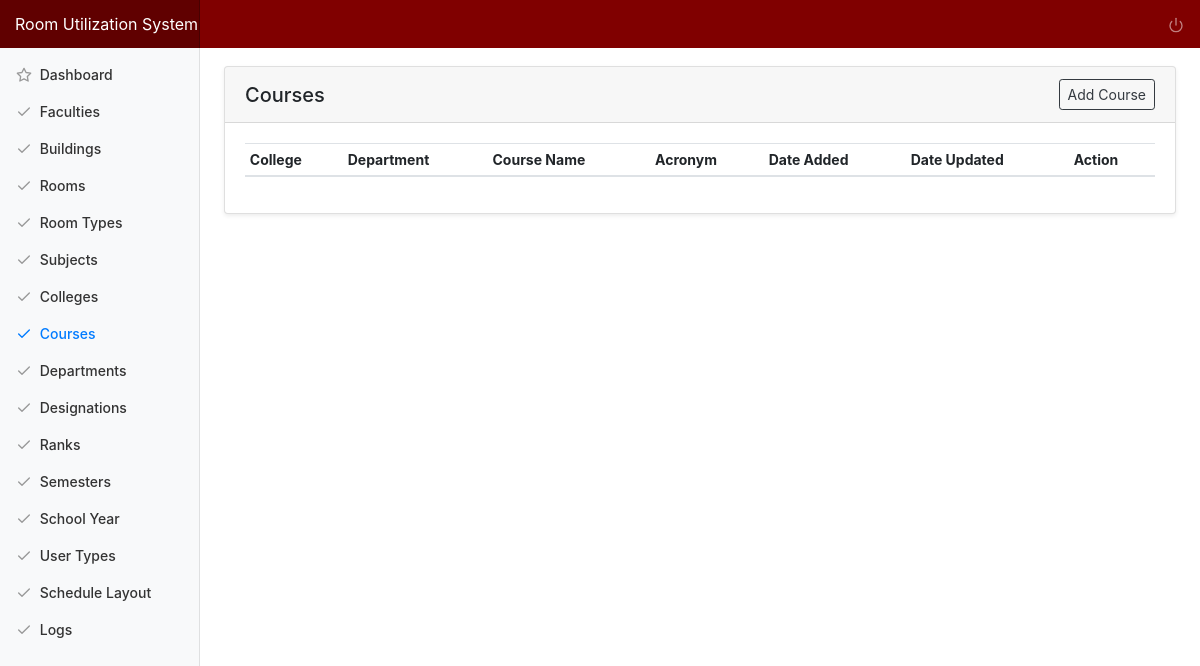
The page /index.php/admin/course on the database as committed earlier.
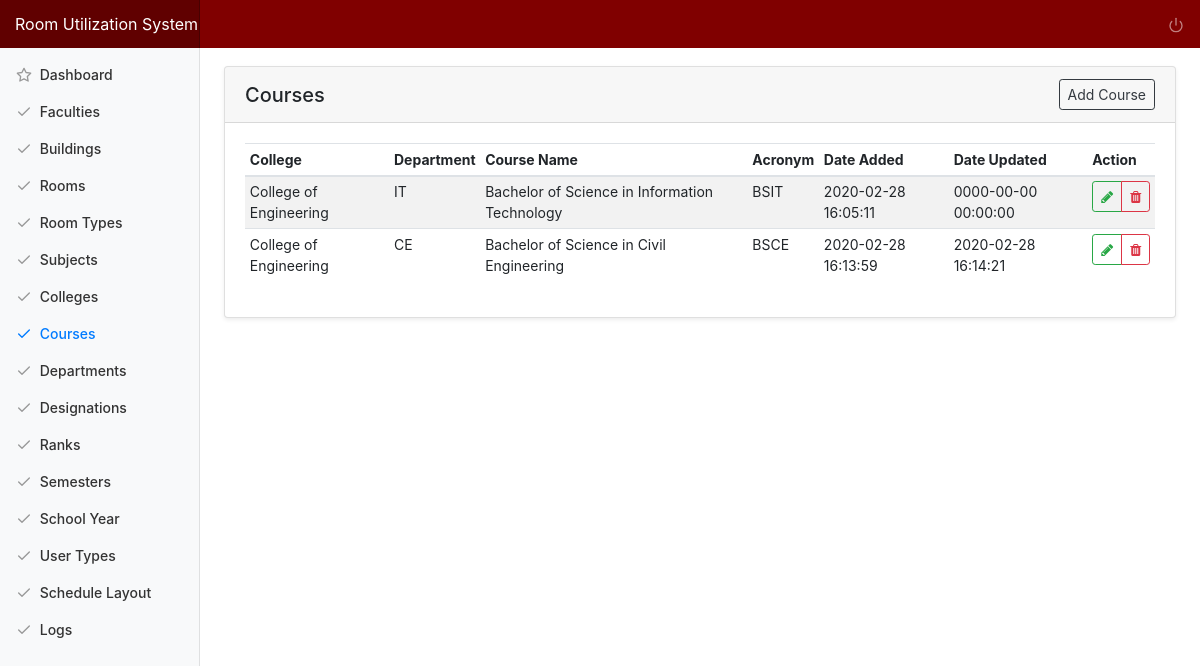
The same page on the database as committed later.
### tables this page shows
CREATE TABLE `tbl_course` (
  `course_id` int(10) NOT NULL,
  `college_id` int(10) NOT NULL,
  `department_id` int(11) NOT NULL,
  `course_name` varchar(255) NOT NULL,
  `course_abbr` varchar(20) NOT NULL,
  `course_added` datetime NOT NULL DEFAULT current_timestamp(),
  `course_modified` datetime NOT NULL DEFAULT '0000-00-00 00:00:00' ON UPDATE current_timestamp()
);

CREATE TABLE `tbl_college` (
  `college_id` int(11) NOT NULL,
  `college_name` varchar(250) NOT NULL,
  `college_abbr` varchar(20) NOT NULL,
  `college_added` datetime NOT NULL DEFAULT current_timestamp(),
  `college_modified` datetime NOT NULL DEFAULT '0000-00-00 00:00:00' ON UPDATE current_timestamp()
);

CREATE TABLE `tbl_department` (
  `department_id` int(10) NOT NULL,
  `college_id` int(11) NOT NULL,
  `department_name` varchar(255) NOT NULL,
  `department_added` datetime NOT NULL DEFAULT current_timestamp(),
  `department_modified` datetime NOT NULL DEFAULT '0000-00-00 00:00:00' ON UPDATE current_timestamp()
);

### application/controllers/Admin.php (called while the page is built, shortened)
<?php
class Admin extends CI_Controller {
	public function course(){
		$data['title'] = "Courses";
		$data['colleges'] = $this->main_model->getColleges();
		$data['courses'] = $this->main_model->getCourses();
		$this->load->view('templates/header', $data);
		$this->load->view('admin/course');
		$this->load->view('templates/footer');
	}
}

### index.php (called while the page is built, shortened)
<?php
require_once BASEPATH.'core/CodeIgniter.php';

### application/models/Main_model.php (called while the page is built, shortened)
<?php defined('BASEPATH') OR exit('No direct script access allowed');
Class Main_model extends CI_Model{
	public function getCourses(){
		return $this->db->join('tbl_college', 'tbl_college.college_id = tbl_course.college_id')
										->join('tbl_department', 'tbl_department.department_id = tbl_course.department_id')
										->get('tbl_course')->result_array();
	}
}

### application/views/admin/course.php (the view, shortened to what this page needs)
<div class="container-fluid">
  <div class="row">
    <main role="main" class="col-md-9 ml-sm-auto col-lg-10 pt-4 px-4 mb-3">
      <div class="card shadow-sm">
			  <h5 class="card-header d-flex justify-content-between align-items-center">
          <?=$title?>
          <a href="#" class="btn btn-outline-dark btn-sm" data-toggle="modal" data-target="#modal_course_add">Add Course</a>
        </h5>
			  <div class="card-body">
          <table class="table table-striped table-hover table-sm">
            <thead>
              <tr>
                <th>College</th>
                <th>Department</th>
                <th>Course Name</th>
                <th>Acronym</th>
                <th>Date Added</th>
                <th>Date Updated</th>
                <th>Action</th>
              </tr>
            </thead>
            <tbody>
              <?php foreach ($courses as $row) {?>
              <tr>
                <td><?=$row['college_name']?></td>
                <td><?=$row['department_name']?></td>
                <td><?=$row['course_name']?></td>
                <td><?=$row['course_abbr']?></td>
                <td><?=$row['course_added']?></td>
                <td><?=$row['course_modified']?></td>
                <td>
                  <div class="btn-group" role="group">
                    <a href="#" class="btn btn-sm btn-outline-success action-btn updateCourse" id="<?=$row['course_id']?>//<?=$row['course_name']?>//<?=$row['college_id']?>//<?=$row['department_id']?>//<?=$row['course_abbr']?>" data-toggle="modal" data-target="#modal_course_update" data-toggle="tooltip" data-placement="top" title="Update Course">
                      <span class="fa fa-pencil"></span>
                    </a>
                    <a href="#" id="<?=base_url('admin/delete/course/'.$row['course_id'])?>" class="btn btn-sm btn-outline-danger action-btn delete" data-toggle="tooltip" data-placement="top" title="Delete Course">
                      <span class="fa fa-trash"></span>
                    </a>
                  </div>
                </td>
              </tr>
              <?php } ?>
            </tbody>
          </table>
			  </div>
			</div>
   </main>
  </div>
</div>

Rows that differ between the two databases and show on the page:
added tbl_course: college.college_name "College of Engineering", department.department_name "IT", course_name "Bachelor of Science in Information Technology", course_abbr "BSIT", course_added "2020-02-28 16:05:11", course_modified "0000-00-00 00:00:00"
added tbl_course: college.college_name "College of Engineering", department.department_name "CE", course_name "Bachelor of Science in Civil Engineering", course_abbr "BSCE", course_added "2020-02-28 16:13:59", course_modified "2020-02-28 16:14:21"
